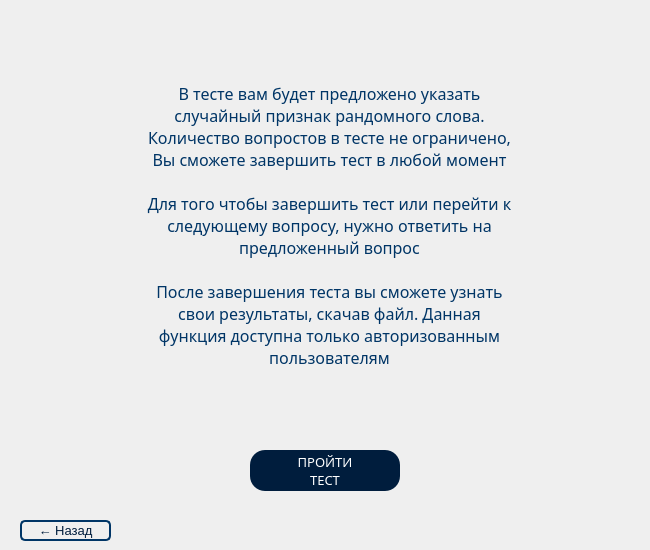
<?xml version="1.0" encoding="UTF-8"?>
<ui version="4.0">
 <class>Form</class>
 <widget class="QWidget" name="Form">
  <property name="geometry">
   <rect>
    <x>0</x>
    <y>0</y>
    <width>650</width>
    <height>550</height>
   </rect>
  </property>
  <property name="windowTitle">
   <string>Form</string>
  </property>
  <widget class="QPushButton" name="go_to_test_btn">
   <property name="geometry">
    <rect>
     <x>250</x>
     <y>450</y>
     <width>150</width>
     <height>41</height>
    </rect>
   </property>
   <property name="font">
    <font>
     <family>Object Sans Heavy</family>
     <pointsize>10</pointsize>
    </font>
   </property>
   <property name="styleSheet">
    <string notr="true">color:#FFFFFF;background:#001D3D;border-radius:15px;font-family:&quot;Object Sans Heavy&quot;;</string>
   </property>
   <property name="text">
    <string>ПРОЙТИ
ТЕСТ</string>
   </property>
  </widget>
  <widget class="QLabel" name="info_label">
   <property name="geometry">
    <rect>
     <x>144</x>
     <y>0</y>
     <width>371</width>
     <height>451</height>
    </rect>
   </property>
   <property name="font">
    <font>
     <family>Object Sans Heavy</family>
     <pointsize>12</pointsize>
    </font>
   </property>
   <property name="styleSheet">
    <string notr="true">color: #003566;font-family:&quot;Object Sans Heavy&quot;;background:transparent;</string>
   </property>
   <property name="text">
    <string>В тесте вам будет предложено указать случайный признак рандомного слова. Количество вопростов в тесте не ограничено, Вы сможете завершить тест в любой момент

Для того чтобы завершить тест или перейти к следующему вопросу, нужно ответить на предложенный вопрос

После завершения теста вы сможете узнать свои результаты, скачав файл. Данная функция доступна только авторизованным пользователям</string>
   </property>
   <property name="alignment">
    <set>Qt::AlignCenter</set>
   </property>
   <property name="wordWrap">
    <bool>true</bool>
   </property>
  </widget>
  <widget class="QPushButton" name="back_btn">
   <property name="geometry">
    <rect>
     <x>20</x>
     <y>520</y>
     <width>91</width>
     <height>21</height>
    </rect>
   </property>
   <property name="font">
    <font>
     <pointsize>10</pointsize>
     <underline>false</underline>
     <strikeout>false</strikeout>
    </font>
   </property>
   <property name="styleSheet">
    <string notr="true"> background: transparent;color:#001D3D;border:2px solid #003566;border-radius:5;text-decoration:none

</string>
   </property>
   <property name="text">
    <string>← Назад</string>
   </property>
  </widget>
 </widget>
 <resources/>
 <connections/>
</ui>
